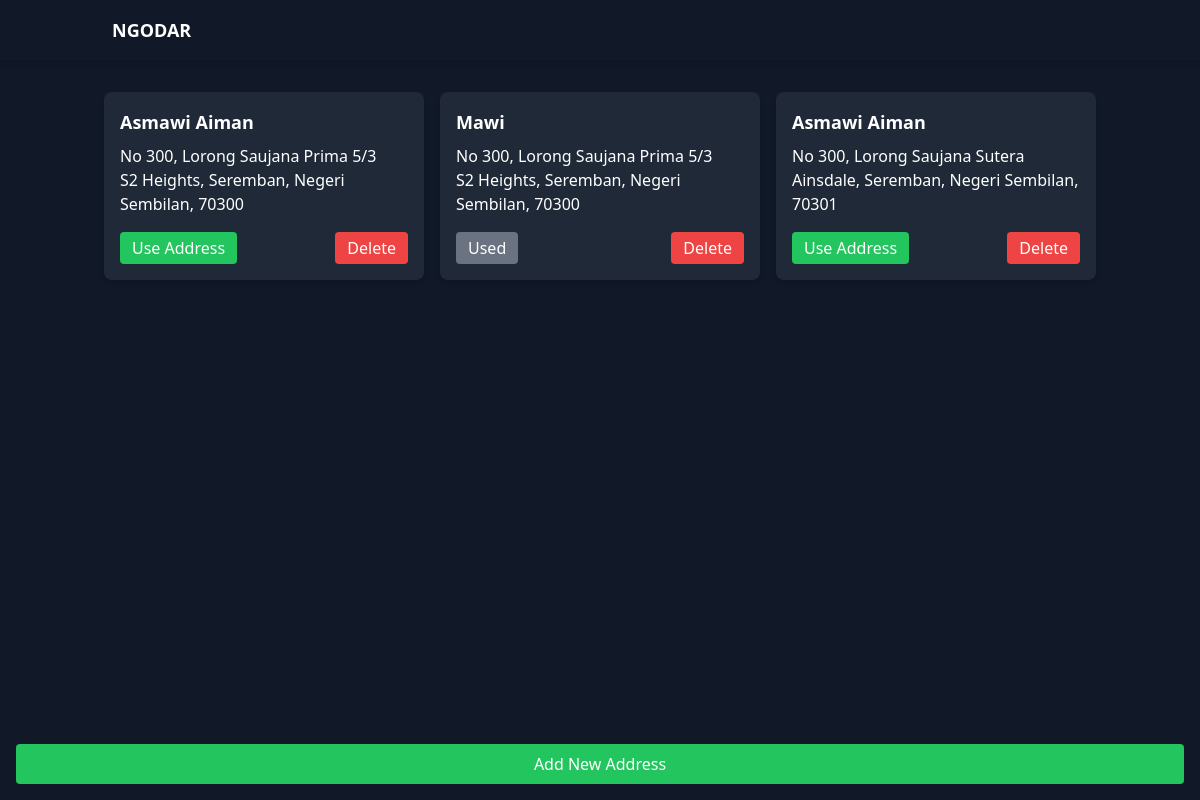
/user-home/location/ (signed in), run on an earlier commit of the app's database.
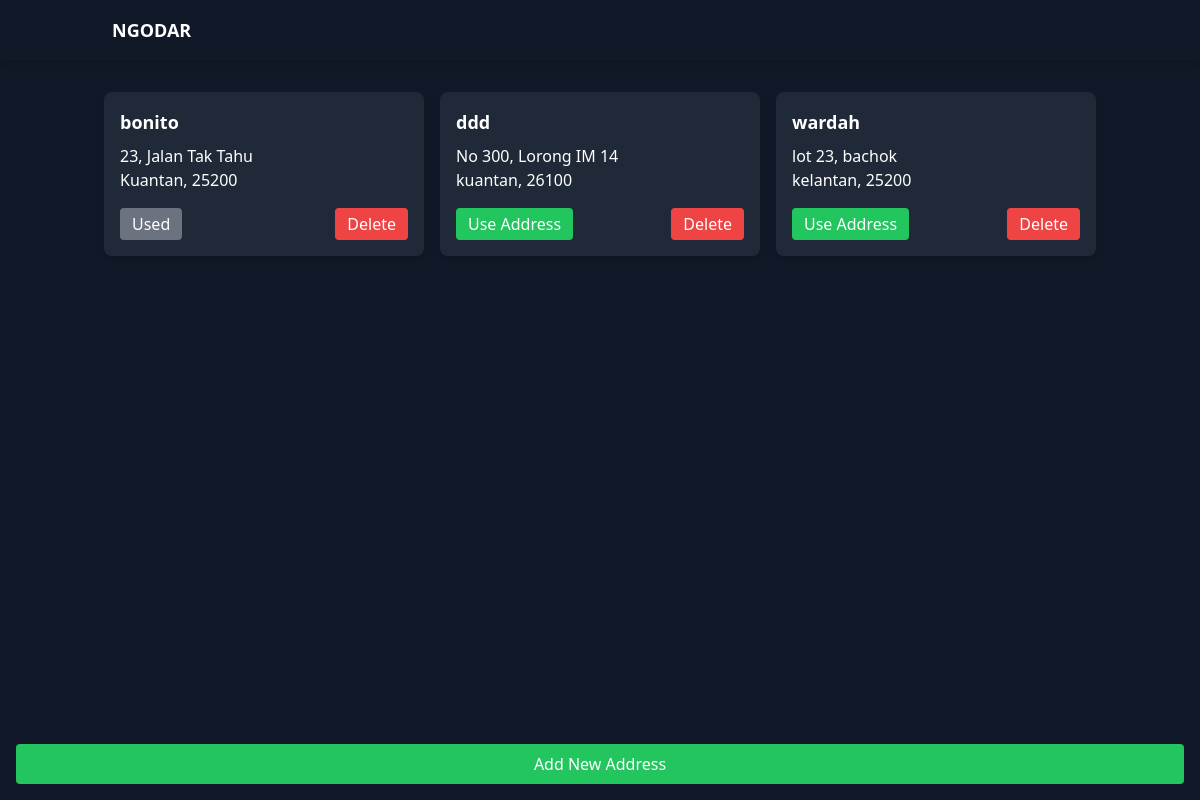
And on a later commit of the database.
### ngodars/models.py (models this page shows, shortened)
class ADDRESS(models.Model):
    addressID = models.AutoField(primary_key=True)
    fullname = models.TextField(default=None)
    statearea = models.TextField(default=None)
    poscode = models.TextField(default=None)
    unit = models.TextField(default=None)
    streetname = models.TextField(default=None)
    userID = models.ForeignKey(USER, on_delete=models.CASCADE, default=None)
    is_used = models.BooleanField(default=False)

### ngodars/views.py (the view)
# urls.py: path('user-home/location/', views.user_location, name='user_location'),
def user_location(request):
    user_id = request.session.get('user_id')
    if not request.session.get('user_type') == 'user':
        request.session.flush()
        messages.error(request, "You do not have permission to view this page. Please login again")
        return redirect('login')
    try:
        user = USER.objects.get(userID=user_id)
        addresses = ADDRESS.objects.filter(userID=user)
        used_address = addresses.filter(is_used=True).first()
        context = {
            'addresses': addresses,
            'used_address_id': used_address.addressID if used_address else None
        }
        if used_address:
            request.session['locations'] = {
                'addressID': used_address.addressID,
                'poscode': used_address.poscode,
                'streetname': used_address.streetname,
                'statearea': used_address.statearea,
                'unit': used_address.unit,
                'fullname': used_address.fullname
            }
        else:
            request.session['locations'] = None
        return render(request, 'user/user_location.html', context)
    except USER.DoesNotExist:
        messages.error(request, "User not found. Please login again")
        return redirect('login')

### ngodars/templates/user/user_location.html (shortened to what this page needs)
{% load static %}
<!DOCTYPE html>
<html lang="en">
<head>
    <script src="https://cdn.tailwindcss.com"></script>
</head>
<body class="bg-gray-900 text-white flex flex-col min-h-screen">
    <header class="sticky top-0 z-50 bg-gray-900 shadow-md">
        <div class="container mx-auto flex justify-between items-center py-4 px-6">
            <div class="flex items-center space-x-10">
                <a href="{% url 'user_home' %}" class="text-lg font-bold uppercase">Ngodar</a>
            </div>
        </div>
    </header>
    <section class="container mx-auto mt-8 px-4 flex-grow">
        {% if addresses %}
            <div class="grid grid-cols-1 md:grid-cols-2 lg:grid-cols-3 gap-4">
                {% for address in addresses %}
                    <div class="bg-gray-800 p-4 rounded-lg shadow-md animate-on-scroll">
                        <h3 class="text-lg font-bold mb-2">{{ address.fullname }}</h3>
                        <p>{{ address.unit }}, {{ address.streetname }}</p>
                        <p>{{ address.statearea }}, {{ address.poscode }}</p>
                        <div class="mt-4 flex justify-between">
                            <form action="{% url 'use_address' address.addressID %}" method="POST" class="inline">
                                <button type="submit"
                                    class="
                                        {% if address.addressID == used_address_id %}
                                            bg-gray-500 cursor-not-allowed
                                        {% else %}
                                            bg-green-500 hover:bg-green-600
                                        {% endif %}
                                        text-white px-3 py-1 rounded"
                                    {% if address.addressID == used_address_id %}disabled{% endif %}
                                >
                                    {% if address.addressID == used_address_id %}
                                        Used
                                    {% else %}
                                        Use Address
                                    {% endif %}
                                </button>
                            </form>
                            <form action="{% url 'delete_address' address.addressID %}" method="POST" class="inline">
                                <button type="submit"
                                    onclick="return confirm('Are you sure you want to delete this address?');"
                                    class="bg-red-500 hover:bg-red-600 text-white px-3 py-1 rounded"
                                >
                                    Delete
                                </button>
                            </form>
                        </div>
                    </div>
                {% endfor %}
            </div>
        {% else %}
            <p class="text-center text-gray-400 animate-on-scroll">No addresses found. Add an address to get started.</p>
        {% endif %}
    </section>
    <div class="sticky bottom-0 left-0 right-0 p-4 bg-gray-900">
        <a href="{% url 'add_address' %}"
           class="block bg-green-500 hover:bg-green-600 text-white text-center py-2 rounded animate-on-scroll"
        >
            Add New Address
        </a>
    </div>
</body>
</html>

### ngodars/templates/user/user_location.html (style rules this page uses)
.animate-on-scroll { opacity: 0; transform: translateY(20px) scale(0.9); }
.animate-visible { animation: popup 0.7s ease-out forwards; }

What changed in the data, as far as the page shows it:
removed ADDRESS: fullname "Asmawi Aiman", unit "No 300", streetname "Lorong Saujana Prima 5/3", statearea "S2 Heights, Seremban, Negeri Sembilan", poscode "70300", shows "Use Address"
removed ADDRESS: fullname "Mawi", unit "No 300", streetname "Lorong Saujana Prima 5/3", statearea "S2 Heights, Seremban, Negeri Sembilan", poscode "70300", shows "Used"
removed ADDRESS: fullname "Asmawi Aiman", unit "No 300", streetname "Lorong Saujana Sutera", statearea "Ainsdale, Seremban, Negeri Sembilan", poscode "70301", shows "Use Address"
added ADDRESS: fullname "bonito", unit "23", streetname "Jalan Tak Tahu", statearea "Kuantan", poscode "25200", shows "Used"
added ADDRESS: fullname "ddd", unit "No 300", streetname "Lorong IM 14", statearea "kuantan", poscode "26100", shows "Use Address"
added ADDRESS: fullname "wardah", unit "lot 23", streetname "bachok", statearea "kelantan", poscode "25200", shows "Use Address"
